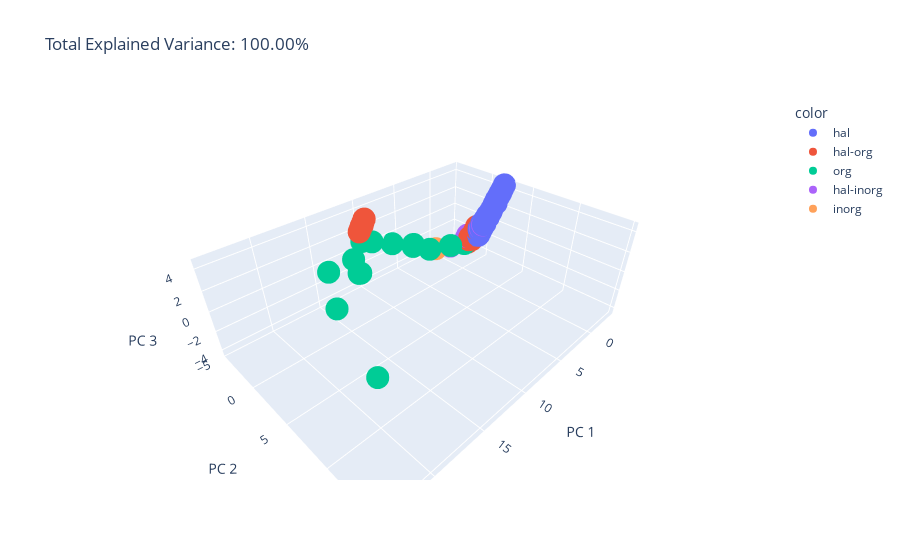

Write notebook code for a chart like this one.
### Code cell
total_var = pca.explained_variance_ratio_.sum() * 100
fig = px.scatter_3d(
    components, x=0, y=1, z=2, color=df['Ligand'],
    title=f'Total Explained Variance: {total_var:.2f}%',
    labels={'0': 'PC 1', '1': 'PC 2', '2': 'PC 3'}
)
fig.show()

### Figure 1 — Plotly figure (JSON) as saved in the notebook; plotly's stock layout.template omitted (floating-point values rounded to 4 significant figures)
{"data": [{"hovertemplate": "color=hal<br>PC 1=%{x}<br>PC 2=%{y}<br>PC 3=%{z}<extra></extra>", "legendgroup": "hal", "marker": {"color": "#636efa", "symbol": "circle"}, "mode": "markers", "name": "hal", "scene": "scene", "showlegend": true, "type": "scatter3d", "x": [-2.122, -2.257, -2.268, -2.348, -2.359, -2.401, -2.438, -2.514, -2.614, -2.631, -2.631, -2.636, -2.737, -2.814, -2.187, -2.163, -2.232, -2.243, -2.423, -2.219, -2.339, -2.263, -2.247, -2.538, -2.287, -2.469, -2.332, -2.666, -2.692, -2.303, -2.347, -2.388, -2.708, -2.507, -2.515, -2.437, -2.549, -2.585, -2.687, -2.683, -2.751, -2.605, -2.679, -2.813, -2.855, -2.764, -2.83, -2.942, -2.936, -3.028, -2.903, -2.983, -3.005, -3.086, -3.08, -3.134, -3.154, -3.187], "y": [-0.1581, -0.1113, 0.08017, 0.01103, -0.05847, 0.2351, 0.5101, 0.1797, 0.5075, 0.6645, 0.6556, 0.5785, 0.7959, 0.9875, 0.06671, 0.1306, 0.221, 0.1346, 0.3219, 0.1506, 0.381, 0.2079, 0.2184, 0.577, 0.2862, 0.6275, 0.2533, 0.8468, 0.8291, 0.3477, 0.399, 0.5039, 1.104, 0.5954, 0.585, 0.5814, 0.8194, 0.7888, 0.9874, 0.9884, 1.156, 0.7823, 0.7251, 1.347, 1.421, 1.13, 1.08, 1.496, 1.503, 1.642, 1.517, 1.461, 1.66, 1.821, 1.827, 1.737, 1.949, 2.12], "z": [-1.5, -1.125, -0.8321, -0.7284, -0.8193, -0.3592, 0.06094, -0.1081, 0.4421, 0.6965, 0.706, 0.5962, 1.074, 1.468, -1.477, -1.403, -1.096, -1.187, -0.4739, -1.219, -0.5631, -1.036, -1.057, 0.0904, -0.8443, 0.01754, -0.8022, 0.7735, 0.7994, -0.6395, -0.3771, -0.107, 1.46, 0.3127, 0.3115, 0.1506, 0.6689, 0.6989, 1.195, 1.187, 1.717, 0.8812, 0.9457, 2.285, 2.526, 1.631, 1.692, 2.863, 2.862, 3.222, 2.489, 2.57, 3.201, 3.611, 3.612, 3.574, 4.083, 4.554]}, {"hovertemplate": "color=hal-org<br>PC 1=%{x}<br>PC 2=%{y}<br>PC 3=%{z}<extra></extra>", "legendgroup": "hal-org", "marker": {"color": "#EF553B", "symbol": "circle"}, "mode": "markers", "name": "hal-org", "scene": "scene", "showlegend": true, "type": "scatter3d", "x": [10.29, 10.19, 10.02, 10.09, 9.937, 9.849, -1.493, -1.571, -1.643, -1.826, -1.909, -1.99, -1.978, -2.062, -2.128, -1.972, -2.041, -2.165, -2.227, -2.322, -2.158, -2.452, -2.526, -2.66], "y": [-4.069, -3.98, -3.884, -3.922, -3.835, -3.734, -0.7816, -0.6883, -0.6257, -0.5461, -0.4596, -0.3252, -0.3948, -0.2659, -0.1618, -0.6693, -0.5711, -0.4748, -0.4056, -0.3223, -0.2434, 0.05217, 0.09592, 0.4815], "z": [2.074, 2.399, 2.733, 2.681, 3.02, 3.356, -2.389, -2.07, -1.788, -2.139, -1.811, -1.415, -1.532, -1.136, -0.8042, -1.981, -1.668, -1.237, -0.9636, -0.5982, -1.718, -0.6515, -0.3121, 0.4357]}, {"hovertemplate": "color=org<br>PC 1=%{x}<br>PC 2=%{y}<br>PC 3=%{z}<extra></extra>", "legendgroup": "org", "marker": {"color": "#00cc96", "symbol": "circle"}, "mode": "markers", "name": "org", "scene": "scene", "showlegend": true, "type": "scatter3d", "x": [0.3049, 4.138, 10.06, 2.407, 6.274, 4.078, 8.658, 17.7, 15.99, 23.72, 13.0, 13.18, 12.58, 18.39, -1.092], "y": [-1.628, -3.367, -4.133, -2.719, -4.232, -3.504, -4.419, 2.516, -0.8413, 14.76, -0.6082, -0.592, -2.101, 7.906, -0.9006], "z": [-2.411, -1.439, 0.9479, -2.461, -0.8461, -1.758, 0.2385, 0.6962, 1.722, -4.428, 0.3634, 0.428, 0.907, -2.314, -2.438]}, {"hovertemplate": "color=hal-inorg<br>PC 1=%{x}<br>PC 2=%{y}<br>PC 3=%{z}<extra></extra>", "legendgroup": "hal-inorg", "marker": {"color": "#ab63fa", "symbol": "circle"}, "mode": "markers", "name": "hal-inorg", "scene": "scene", "showlegend": true, "type": "scatter3d", "x": [-2.176, -2.25, -2.306, -2.334, -2.362, -2.417, -1.347, -1.539, -1.638, -1.451, -1.491, -1.521, -0.29], "y": [-0.01612, 0.06519, 0.03258, 0.1879, 0.1738, 0.3844, -1.053, -1.042, -0.9295, -1.126, -1.013, -0.8592, -2.212], "z": [-1.304, -0.99, -0.9272, -0.6009, -0.5689, -0.199, -2.465, -2.005, -1.598, -2.355, -2.074, -1.741, -2.964]}, {"hovertemplate": "color=inorg<br>PC 1=%{x}<br>PC 2=%{y}<br>PC 3=%{z}<extra></extra>", "legendgroup": "inorg", "marker": {"color": "#FFA15A", "symbol": "circle"}, "mode": "markers", "name": "inorg", "scene": "scene", "showlegend": true, "type": "scatter3d", "x": [0.9861], "y": [-3.207], "z": [-3.172]}], "layout": {"legend": {"title": {"text": "color"}, "tracegroupgap": 0}, "scene": {"domain": {"x": [0, 1], "y": [0, 1]}, "xaxis": {"title": {"text": "PC 1"}}, "yaxis": {"title": {"text": "PC 2"}}, "zaxis": {"title": {"text": "PC 3"}}}, "title": {"text": "Total Explained Variance: 100.00%"}}}
